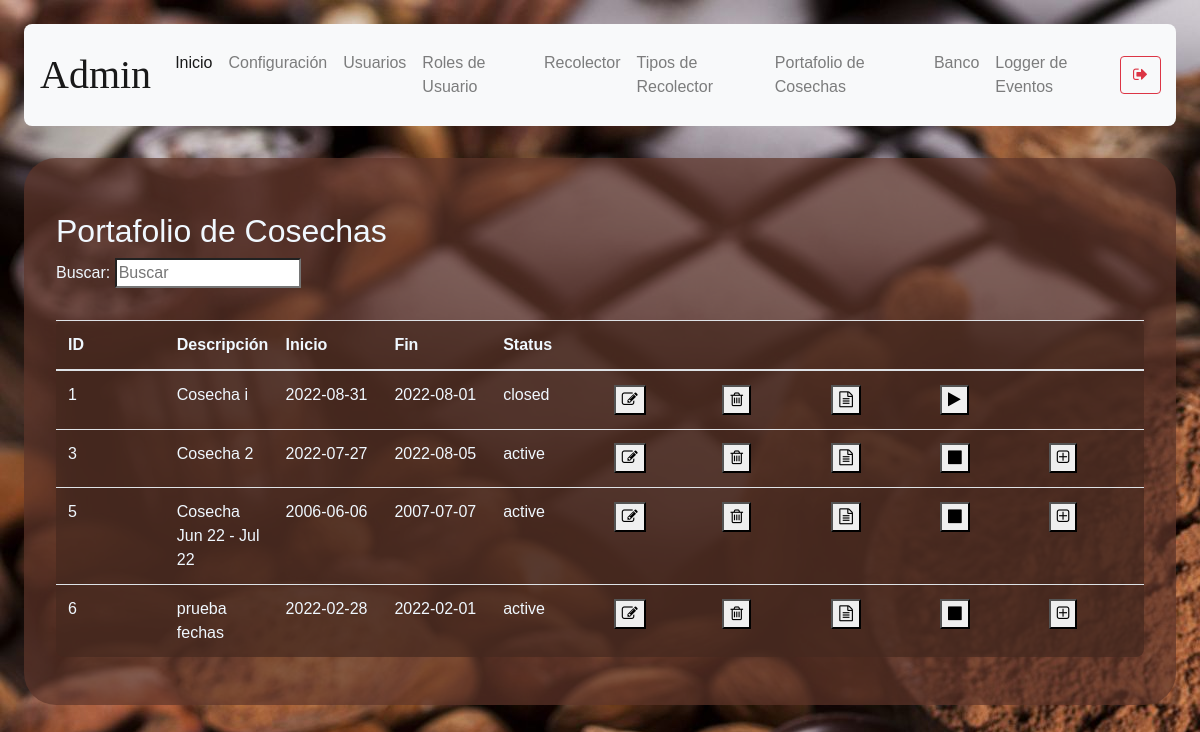
Before: /harvest-show (signed in) with the older database file.
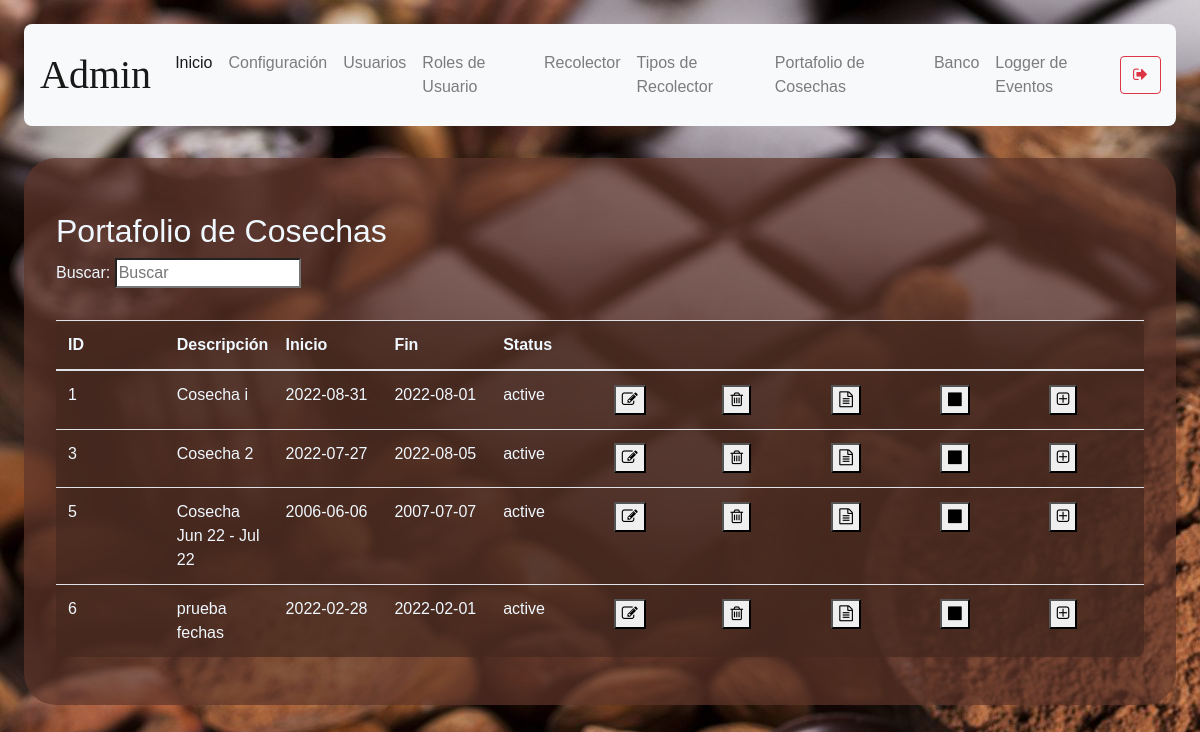
After: the same page with the newer database file.
### models/harvest.py (models this page shows, shortened)
class Harvest (db.Model):
    __tablename__ = 'harvest'
    id = db.Column(db.Integer, primary_key = True)
    description = db.Column(db.String(250), nullable = False)
    start_date = db.Column(db.String(10), nullable=False)
    end_date = db.Column(db.String(10), nullable= False)
    status = db.Column(db.String(10), nullable = False)

### routes/harvest.py (the view)
@harvest_route.route('/harvest-show')
def showIndex():
    if( not verify_permissions(session, User, allowed_rols + ['shopping-analyst']) ):
        return redirect(url_for('auth.index'))
    harvests = Harvest.query.all()
    productors = Productor.query.all()
    if ( 'management-status' in session ):
        status = session['management-status']
        session.pop('management-status', None)
        return render_template("show-harvest.html",\
        status = status,\
        harvests = harvests, productors=productors )
    return render_template("show-harvest.html",\
        status = "",\
        harvests = harvests, productors=productors )

### models/user.py (called while the page is built)
    def get_user_rol_by_username( self, username ):
        user_rol_id = User.query.filter_by(username = username).first().user_rol_id
        user_rol = User_rol.query.get(user_rol_id).description
        return user_rol

### utils/functions.py (called while the page is built)
def verify_permissions(session, User, allowed=['admin']):
    return 'username' in session and \
    ( allowed == 'all' or User.get_user_rol_by_username(User, session['username']) in allowed)

### templates/show-harvest.html (shortened to what this page needs)
{% extends "base.html" %}
{% block content %}
    <h2>Portafolio de Cosechas</h2>
    <p>
        Buscar: <input id ="search-bar" onkeyup="searchEngine()" type="search" name="busqueda" placeholder="Buscar">
    </p>
        <table class="table content-table fixed-table">
            <thead>
                <th>ID</th>
                <th>Descripción</th>
                <th>Inicio</th>
                <th>Fin</th>
                <th>Status</th>
                <th></th>
                <th></th>
                <th></th>
                <th></th>
                <th></th>
            </thead>
            <tbody id = table-body-data>
            {% for harvest in harvests %}
            <tr>
                <td>{{ harvest.id }}</td>
                <td>{{ harvest.description }}</td>
                <td>{{ harvest.start_date }}</td>
                <td>{{ harvest.end_date }}</td>
                <td>{{ harvest.status }}</td>
                <td><button onclick="window.location.href=`/harvest/edit/{{ harvest.id }}`"><i class="fa fa-pencil-square-o" aria-hidden="true"></i></button></td>
                <td><button onclick='deleteConfirm( {{ harvest.id }}, "Harvest" )'><i class="fa fa-trash-o" aria-hidden="true"></i></button></td>
                <td><button onclick='window.location.href=`/harvest/{{ harvest.id }}/purchase`'><i class="fa fa-file-text-o" aria-hidden="true"></i></i></button></td>
                {% if harvest.status == "active" %}
                    <td><button onclick='window.location.href=`/harvest/close/{{ harvest.id }}`'><i class="fa fa-stop" aria-hidden="true"></i></button></td>
                    <td><button type="button" class="" data-toggle="modal" data-target="#modal-{{harvest.id}}"><i class="fa fa-plus-square-o" aria-hidden="true"></i></i></button></td>
                {% else %}
                    <td><button onclick='window.location.href=`/harvest/activate/{{ harvest.id }}`'><i class="fa fa-play" aria-hidden="true"></i></button></td>
                    <td></td>
                {% endif %}
            </tr>
            {% endfor %}
            </tbody>
        </table>
{% endblock %}

Changed rows visible on the page:
changed Harvest "Cosecha i": status "closed" → "active"
